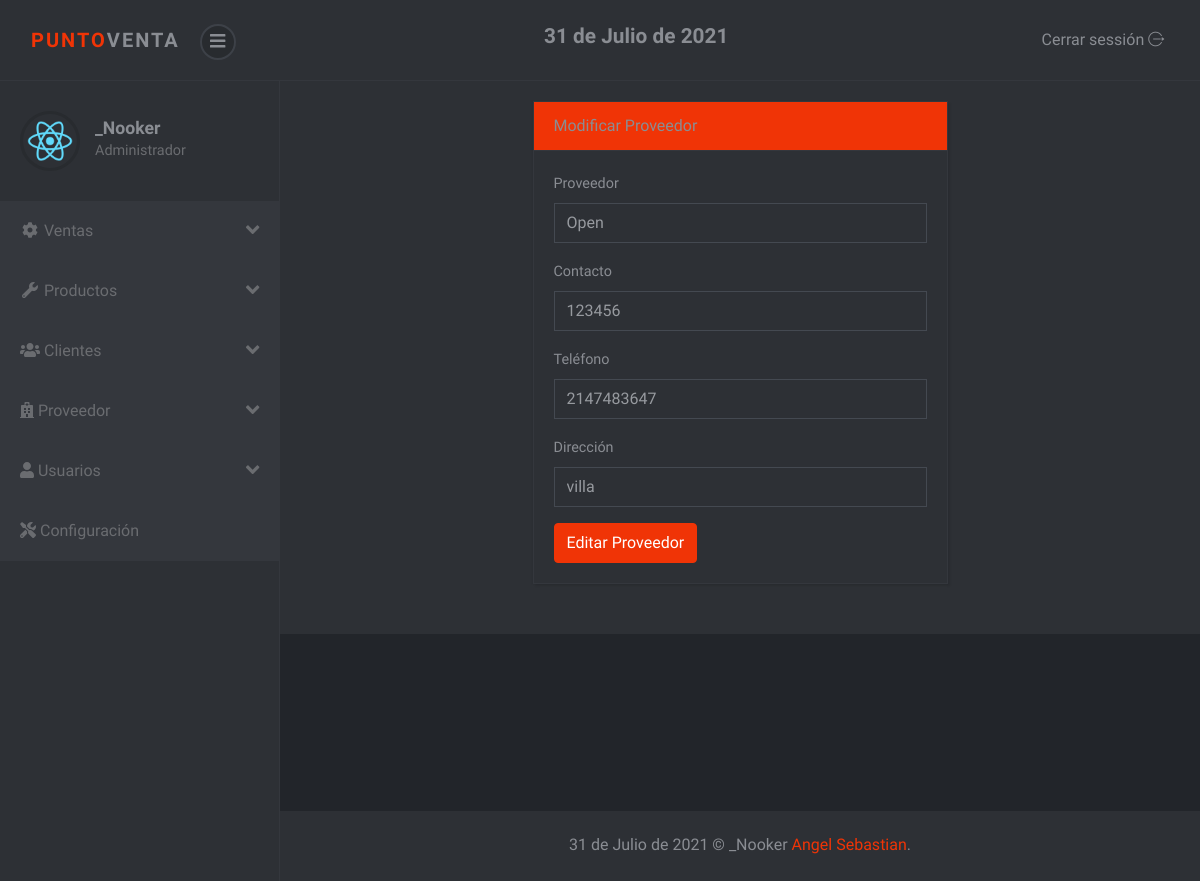
The page /sistema/editar_proveedor.php?id=1 (signed in) on the database its author committed.
### tables this page shows
CREATE TABLE `proveedor` (
  `codproveedor` int(11) NOT NULL,
  `proveedor` varchar(100) NOT NULL,
  `contacto` varchar(100) NOT NULL,
  `telefono` int(11) NOT NULL,
  `direccion` varchar(100) NOT NULL,
  `usuario_id` int(11) NOT NULL
);

### sistema/editar_proveedor.php (the view, shortened to what this page needs)
<?php
include "includes/header.php";
include "../conexion.php";
$idproveedor = $_REQUEST['id'];
$sql = mysqli_query($conexion, "SELECT * FROM proveedor WHERE codproveedor = $idproveedor");
$result_sql = mysqli_num_rows($sql);
if ($result_sql == 0) {
  header("Location: lista_proveedor.php");
} else {
  while ($data = mysqli_fetch_array($sql)) {
    $proveedor = $data['proveedor'];
    $contacto = $data['contacto'];
    $telefono = $data['telefono'];
    $direccion = $data['direccion'];
  }
}
?>
<div class="container-fluid">
  <div class="row">
    <div class="col-lg-6 m-auto">
      <div class="card">
        <div class="card-header bg-primary">
          Modificar Proveedor
        </div>
        <div class="card-body">
          <form class="" action="" method="post">
            <div class="form-group">
              <label for="proveedor">Proveedor</label>
              <input type="text" placeholder="Ingrese proveedor" name="proveedor" class="form-control" id="proveedor" value="<?php echo $proveedor; ?>">
            </div>
            <div class="form-group">
              <label for="nombre">Contacto</label>
              <input type="text" placeholder="Ingrese contacto" name="contacto" class="form-control" id="contacto" value="<?php echo $contacto; ?>">
            </div>
            <div class="form-group">
              <label for="telefono">Teléfono</label>
              <input type="number" placeholder="Ingrese Teléfono" name="telefono" class="form-control" id="telefono" value="<?php echo $telefono; ?>">
            </div>
            <div class="form-group">
              <label for="direccion">Dirección</label>
              <input type="text" placeholder="Ingrese Direccion" name="direccion" class="form-control" id="direccion" value="<?php echo $direccion; ?>">
            </div>
            <input type="submit" value="Editar Proveedor" class="btn btn-primary">
          </form>
        </div>
      </div>
    </div>
  </div>
</div>
<?php include_once "includes/footer.php"; ?>

### sistema/css/style.violet.css (style rules this page uses)
body { position: relative; }
input { outline: none; }
.card { margin-bottom: 30px; -webkit-box-shadow: 2px 2px 2px rgba(0, 0, 0, 0.1), -1px 0 2px rgba(0, 0, 0, 0.05); box-shadow: 2px 2px 2px rgba(0, 0, 0, 0.1), -1px 0 2px rgba(0, 0, 0, 0.05); }
.form-control { height: calc(2.4rem + 2px); border: 1px solid #444951; background: transparent; border-radius: 0; color: #979a9f; padding: 0.45rem 0.75rem; }
button, input[type='submit'] { cursor: pointer; font-family: inherit; font-weight: 300 !important; }
form label { font-size: .9rem; color: #8a8d93; }
.btn { font-weight: 400; border: 1px solid transparent; padding: 0.45rem 0.75rem; font-size: 1rem; line-height: 1.5; border-radius: 0.25rem; -webkit-transition: color 0.15s ease-in-out, background-color 0.15s ease-in-out, border-color 0.15s ease-in-out, -webkit-box-shadow 0.15s ease-in-out; transition: color 0.15s ease-in-out, background-color 0.15s ease-in-out, border-color 0.15s ease-in-out, -webkit-box-shadow 0.15s ease-in-out; transition: color 0.15s ease-in-out, background-color 0.15s ease-in-out, border-color 0.15s ease-in-out, box-shadow 0.15s ease-in-out; transition: color 0.15s ease-in-out, background-color 0.15s ease-in-out, border-color 0.15s ease-in-out, box-shadow 0.15s ease-in-out, -webkit-box-shadow 0.15s ease-in-out; }
.btn-primary { color: color-yiq(#f03406); background-color: #f03406; border-color: #f03406; }
body { font-family: "Muli", sans-serif; font-size: 1rem; font-weight: 400; line-height: 1.5; color: #8a8d93; background-color: #fff; }
.bg-primary { background-color: #f03406 !important; }
.card { background-color: #2d3035; border: 1px solid #34373d; border-radius: 0; }
.card-body { padding: 1.25rem; }
.card-header { padding: 0.75rem 1.25rem; background-color: rgba(0, 0, 0, 0.03); border-bottom: 1px solid #34373d; }
.card-header:first-child { border-radius: 0 0 0 0; }

### rows shown on the page
proveedor: proveedor "Open", contacto "123456", telefono "2147483647", direccion "villa"

### other values the page prints
fechaPeru() "31 de Julio de 2021"
$_SESSION['nombre'] "_Nooker"
